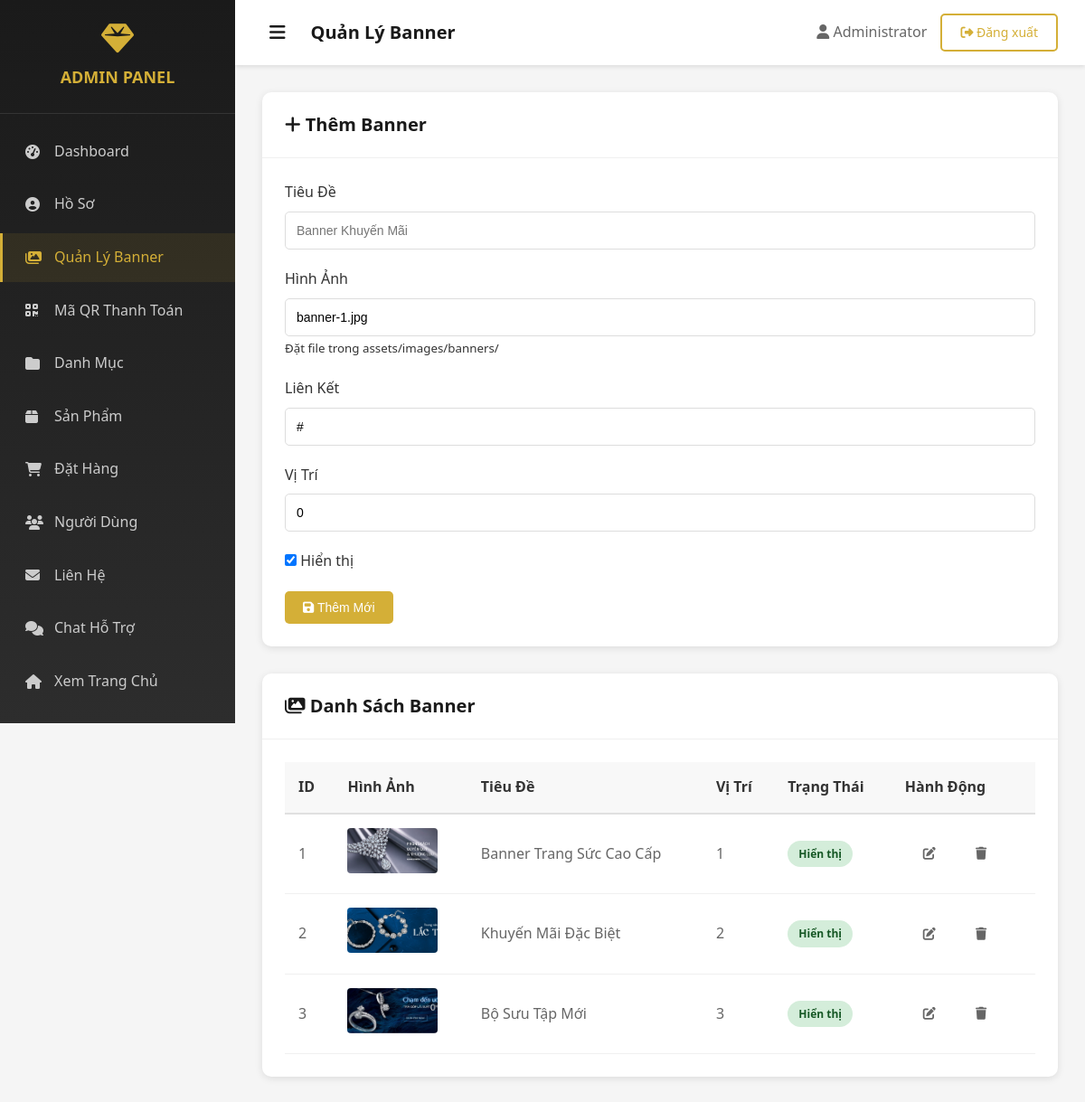
The page /admin/banners.php (signed in) on the database its author committed.
### tables this page shows
CREATE TABLE `banners` (
  `id` int(11) NOT NULL,
  `title` varchar(255) DEFAULT NULL,
  `image` varchar(255) NOT NULL,
  `link` varchar(255) DEFAULT NULL,
  `position` int(11) DEFAULT 0,
  `status` tinyint(1) DEFAULT 1,
  `created_at` timestamp NOT NULL DEFAULT current_timestamp()
);

### admin/banners.php (the view, shortened to what this page needs)
<?php
require_once 'check_admin.php';
$page_title = 'Quản Lý Banner';
$sql = "SELECT * FROM banners ORDER BY position ASC";
$banners = mysqli_query($conn, $sql);
$edit_banner = null;
include 'includes/header.php';
?>
<div class="row">
    <div class="col-md-4">
        <div class="admin-card">
            <div class="admin-card-header">
                <h3><i class="fas fa-plus"></i> <?php echo $edit_banner ? 'Sửa Banner' : 'Thêm Banner'; ?></h3>
            </div>
            <div class="admin-card-body">
                <form method="POST">
                    <div class="form-group">
                        <label>Tiêu Đề</label>
                        <input type="text" name="title" class="form-control" value="<?php echo $edit_banner['title'] ?? ''; ?>" placeholder="Banner Khuyến Mãi">
                    </div>
                    <div class="form-group">
                        <label>Hình Ảnh</label>
                        <input type="text" name="image" class="form-control" value="<?php echo $edit_banner['image'] ?? 'banner-1.jpg'; ?>" placeholder="banner-1.jpg">
                        <small class="text-muted">Đặt file trong assets/images/banners/</small>
                    </div>
                    <div class="form-group">
                        <label>Liên Kết</label>
                        <input type="text" name="link" class="form-control" value="<?php echo $edit_banner['link'] ?? '#'; ?>" placeholder="#">
                    </div>
                    <div class="form-group">
                        <label>Vị Trí</label>
                        <input type="number" name="position" class="form-control" value="<?php echo $edit_banner['position'] ?? 0; ?>" min="0">
                    </div>
                    <div class="form-group">
                        <label>
                            <input type="checkbox" name="status" <?php echo ($edit_banner['status'] ?? 1) == 1 ? 'checked' : ''; ?>>
                            Hiển thị
                        </label>
                    </div>
                    <button type="submit" class="btn btn-primary">
                        <i class="fas fa-save"></i> <?php echo $edit_banner ? 'Cập Nhật' : 'Thêm Mới'; ?>
                    </button>
                </form>
            </div>
        </div>
    </div>
    <div class="col-md-8">
        <div class="admin-card">
            <div class="admin-card-header">
                <h3><i class="fas fa-images"></i> Danh Sách Banner</h3>
            </div>
            <div class="admin-card-body">
                <table class="admin-table">
                    <thead>
                        <tr>
                            <th>ID</th>
                            <th>Hình Ảnh</th>
                            <th>Tiêu Đề</th>
                            <th>Vị Trí</th>
                            <th>Trạng Thái</th>
                            <th>Hành Động</th>
                        </tr>
                    </thead>
                    <tbody>
                        <?php if(mysqli_num_rows($banners) > 0): ?>
                            <?php while($banner = mysqli_fetch_assoc($banners)): ?>
                                <tr>
                                    <td><?php echo $banner['id']; ?></td>
                                    <td>
                                        <img src="<?php echo BASE_URL; ?>assets/images/banners/<?php echo $banner['image']; ?>"
                                             alt="<?php echo $banner['title']; ?>"
                                             style="width: 100px; height: 50px; object-fit: cover; border-radius: 4px;">
                                    </td>
                                    <td><?php echo $banner['title']; ?></td>
                                    <td><?php echo $banner['position']; ?></td>
                                    <td>
                                        <?php if($banner['status'] == 1): ?>
                                            <span class="badge badge-success">Hiển thị</span>
                                        <?php else: ?>
                                            <span class="badge badge-secondary">Ẩn</span>
                                        <?php endif; ?>
                                    </td>
                                    <td>
                                        <a href="?edit=<?php echo $banner['id']; ?>" class="btn btn-sm btn-warning">
                                            <i class="fas fa-edit"></i>
                                        </a>
                                        <a href="?delete=<?php echo $banner['id']; ?>"
                                           class="btn btn-sm btn-danger"
                                           onclick="return confirm('Bạn có chắc muốn xóa?')">
                                            <i class="fas fa-trash"></i>
                                        </a>
                                    </td>
                                </tr>
                            <?php endwhile; ?>
                        <?php else: ?>
                            <tr>
                                <td colspan="6" class="text-center">Chưa có banner nào</td>
                            </tr>
                        <?php endif; ?>
                    </tbody>
                </table>
            </div>
        </div>
    </div>
</div>
<?php include 'includes/footer.php'; ?>

### admin/includes/header.php (shortened to what this page needs)
<!DOCTYPE html>
<html lang="vi">
<head>
    <link rel="stylesheet" href="<?php echo BASE_URL; ?>assets/css/style.css">
    <link rel="stylesheet" href="<?php echo ADMIN_URL; ?>assets/css/admin.css">
    <link rel="stylesheet" href="https://cdnjs.cloudflare.com/ajax/libs/font-awesome/6.4.0/css/all.min.css">
</head>
<body class="admin-body">
    <div class="admin-wrapper">
        <aside class="admin-sidebar">
            <div class="admin-logo">
                <i class="fas fa-gem"></i>
                <h2>ADMIN PANEL</h2>
            </div>
            <nav class="admin-nav">
                <ul>
                    <li>
                        <a href="<?php echo ADMIN_URL; ?>index.php" class="<?php echo basename($_SERVER['PHP_SELF']) == 'index.php' ? 'active' : ''; ?>">
                            <i class="fas fa-tachometer-alt"></i> Dashboard
                        </a>
                    </li>
                    <li>
                        <a href="<?php echo ADMIN_URL; ?>profile.php" class="<?php echo basename($_SERVER['PHP_SELF']) == 'profile.php' ? 'active' : ''; ?>">
                            <i class="fas fa-user-circle"></i> Hồ Sơ
                        </a>
                    </li>
                    <li>
                        <a href="<?php echo ADMIN_URL; ?>banners.php" class="<?php echo basename($_SERVER['PHP_SELF']) == 'banners.php' ? 'active' : ''; ?>">
                            <i class="fas fa-images"></i> Quản Lý Banner
                        </a>
                    </li>
                    <li>
                        <a href="<?php echo ADMIN_URL; ?>qr.php" class="<?php echo basename($_SERVER['PHP_SELF']) == 'qr.php' ? 'active' : ''; ?>">
                            <i class="fas fa-qrcode"></i> Mã QR Thanh Toán
                        </a>
                    </li>
                    <li>
                        <a href="<?php echo ADMIN_URL; ?>categories.php" class="<?php echo basename($_SERVER['PHP_SELF']) == 'categories.php' ? 'active' : ''; ?>">
                            <i class="fas fa-folder"></i> Danh Mục
                        </a>
                    </li>
                    <li>
                        <a href="<?php echo ADMIN_URL; ?>products.php" class="<?php echo basename($_SERVER['PHP_SELF']) == 'products.php' ? 'active' : ''; ?>">
                            <i class="fas fa-box"></i> Sản Phẩm
                        </a>
                    </li>
                    <li>
                        <a href="<?php echo ADMIN_URL; ?>orders.php" class="<?php echo basename($_SERVER['PHP_SELF']) == 'orders.php' ? 'active' : ''; ?>">
                            <i class="fas fa-shopping-cart"></i> Đặt Hàng
                        </a>
                    </li>
                    <li>
                        <a href="<?php echo ADMIN_URL; ?>users.php" class="<?php echo basename($_SERVER['PHP_SELF']) == 'users.php' ? 'active' : ''; ?>">
                            <i class="fas fa-users"></i> Người Dùng
                        </a>
                    </li>
                    <li>
                        <a href="<?php echo ADMIN_URL; ?>contacts.php" class="<?php echo basename($_SERVER['PHP_SELF']) == 'contacts.php' ? 'active' : ''; ?>">
                            <i class="fas fa-envelope"></i> Liên Hệ
                        </a>
                    </li>
                    <li>
                        <a href="<?php echo ADMIN_URL; ?>chat-admin.php" class="<?php echo basename($_SERVER['PHP_SELF']) == 'chat-admin.php' ? 'active' : ''; ?>" style="position: relative;">
                            <i class="fas fa-comments"></i> Chat Hỗ Trợ
                        </a>
                    </li>
                    <li>
                        <a href="<?php echo BASE_URL; ?>index.php?from_admin=1">
                            <i class="fas fa-home"></i> Xem Trang Chủ
                        </a>
                    </li>
                    <li>
                        <a href="<?php echo BASE_URL; ?>logout.php" style="color: #e74c3c;">
                        </a>
                    </li>
                </ul>
            </nav>
        </aside>
        <div class="admin-main">
            <header class="admin-header">
                <div class="admin-header-left">
                    <button class="sidebar-toggle" onclick="toggleSidebar()">
                        <i class="fas fa-bars"></i>
                    </button>
                    <h1 style="font-size: 20px; color: #1a1a1a; margin: 0;">
                        <?php echo isset($page_title) ? $page_title : 'Dashboard'; ?>
                    </h1>
                </div>
                <div class="admin-header-right">
                    <span style="margin-right: 15px; color: #666;">
                        <i class="fas fa-user"></i> <?php echo $_SESSION['user_name']; ?>
                    </span>
                    <a href="<?php echo BASE_URL; ?>logout.php" class="btn btn-secondary" style="padding: 8px 20px;">
                        <i class="fas fa-sign-out-alt"></i> Đăng xuất
                    </a>
                </div>
            </header>
            <div class="admin-content">

### admin/includes/footer.php (shortened to what this page needs)
            </div>
        </div>
    </div>
</body>
</html>

### assets/css/style.css (style rules this page uses)
* { margin: 0; padding: 0; box-sizing: border-box; }
body { font-family: 'Segoe UI', Tahoma, Geneva, Verdana, sans-serif; line-height: 1.6; color: #333; background-color: #f8f8f8; }
a { text-decoration: none; color: inherit; transition: all 0.3s ease; }
img { max-width: 100%; height: auto; }
.btn { padding: 10px 20px; border: none; border-radius: 5px; cursor: pointer; font-size: 14px; font-weight: 500; transition: all 0.3s; text-align: center; display: inline-block; }
.btn-primary { background: #d4af37; color: #fff; flex: 1; }
.btn-secondary { background: #fff; color: #d4af37; border: 2px solid #d4af37; padding: 8px 15px; }
.form-group { margin-bottom: 20px; }
.form-group label { display: block; margin-bottom: 8px; font-weight: 500; color: #333; }
.form-control { width: 100%; padding: 12px; border: 1px solid #ddd; border-radius: 5px; font-size: 14px; transition: border-color 0.3s; }

### admin/assets/css/admin.css (style rules this page uses)
.admin-body { background: #f5f5f5; font-family: 'Segoe UI', Tahoma, Geneva, Verdana, sans-serif; }
.admin-wrapper { display: flex; min-height: 100vh; }
.admin-sidebar { width: 260px; background: linear-gradient(180deg, #1a1a1a 0%, #2d2d2d 100%); color: #fff; position: fixed; height: 100vh; overflow-y: auto; transition: all 0.3s; z-index: 1000; }
.admin-logo { padding: 25px 20px; text-align: center; border-bottom: 1px solid rgba(255,255,255,0.1); }
.admin-logo i { font-size: 36px; color: #d4af37; margin-bottom: 10px; }
.admin-logo h2 { font-size: 18px; margin: 0; color: #d4af37; }
.admin-nav ul { list-style: none; padding: 15px 0; }
.admin-nav li { margin-bottom: 5px; }
.admin-nav a { display: flex; align-items: center; padding: 14px 25px; color: #ccc; transition: all 0.3s; border-left: 3px solid transparent; }
.admin-nav a.active { background: rgba(212, 175, 55, 0.1); color: #d4af37; border-left-color: #d4af37; }
.admin-nav i { width: 20px; margin-right: 12px; font-size: 16px; }
.admin-main { flex: 1; margin-left: 260px; transition: all 0.3s; }
.admin-header { background: #fff; padding: 15px 30px; box-shadow: 0 2px 5px rgba(0,0,0,0.1); display: flex; justify-content: space-between; align-items: center; position: sticky; top: 0; z-index: 999; }
.admin-header-left { display: flex; align-items: center; gap: 20px; }
.sidebar-toggle { background: none; border: none; font-size: 20px; cursor: pointer; color: #1a1a1a; padding: 8px; }
.admin-header-right { display: flex; align-items: center; }
.admin-content { padding: 30px; }
.admin-card { background: #fff; border-radius: 10px; box-shadow: 0 2px 8px rgba(0,0,0,0.1); margin-bottom: 30px; }
.admin-card-header { padding: 20px 25px; border-bottom: 1px solid #f0f0f0; display: flex; justify-content: space-between; align-items: center; }
.admin-card-header h3 { color: #1a1a1a; font-size: 20px; margin: 0; }
.admin-card-body { padding: 25px; }
.admin-table { width: 100%; background: #fff; border-collapse: collapse; }
.admin-table thead { background: #f8f8f8; }
.admin-table th { padding: 15px; text-align: left; font-weight: 600; color: #333; border-bottom: 2px solid #e0e0e0; }
.admin-table td { padding: 15px; border-bottom: 1px solid #f0f0f0; color: #666; }
.admin-table img { width: 50px; height: 50px; object-fit: cover; border-radius: 5px; }
.badge { display: inline-block; padding: 5px 12px; border-radius: 20px; font-size: 12px; font-weight: 600; }
.badge-success { background: #d4edda; color: #155724; }

### rows shown on the page
banners: id "1", image (picture), title "Banner Trang Sức Cao Cấp", position "1", status "Hiển thị"
banners: id "2", image (picture), title "Khuyến Mãi Đặc Biệt", position "2", status "Hiển thị"
banners: id "3", image (picture), title "Bộ Sưu Tập Mới", position "3", status "Hiển thị"

### other values the page prints
$page_title "Quản Lý Banner"
$_SESSION['user_name'] "Administrator"
